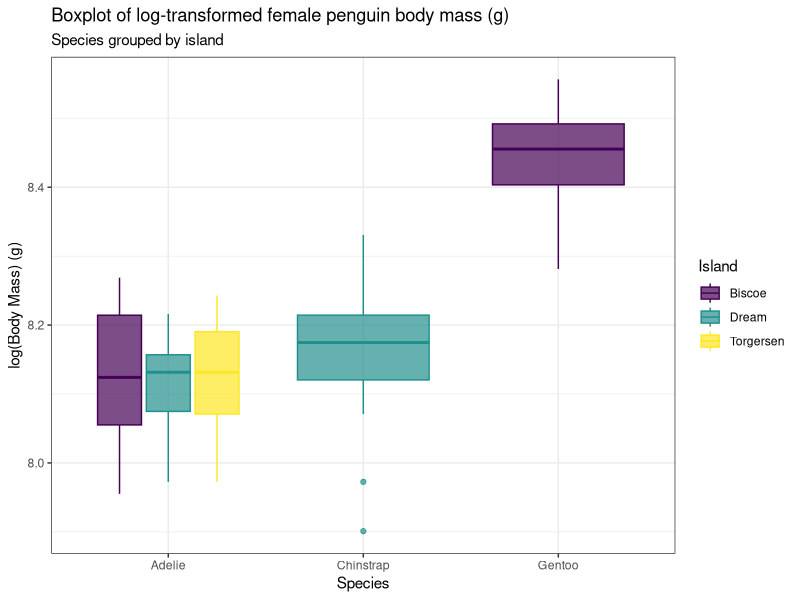

Write the R code that produced this figure. (Note: this script raises an error after producing the figure.)
### Week 4: Data wrangling Homework
### Created by Danielle Barnas
### Created on 2021-02-15
######################################

### Assignment
# Calculate the mean and variance of body mass by species, island, and sex without NAs.
# Filter out male (exclude) penguins, then calculate the log body mass, 
# then select only the columns for species, island, sex, and log body mass, 
# then use these data to make any plot.
# Use clear and clean labels and save the plot

### Load libraries
library(tidyverse)
library(palmerpenguins)
library(here)

glimpse(penguins)

### Data Analysis
penguin_summary<-penguins %>% # name new dataframe
  drop_na(c(species,island,sex)) %>% # drop NAs from three columns
  group_by(species,island,sex) %>%
  summarise(mean_BM = mean(body_mass_g),
            variance_BM = var(body_mass_g))

penguin_plot<-penguins %>%
  filter(sex != "male") %>%
  mutate(log_body_mass = log(body_mass_g)) %>%
  select(species,island,sex,log_body_mass)

  ggplot(data = penguin_plot,
         aes(y = log_body_mass,
             x = species,
             color = island,
             fill = island)) +
    geom_boxplot(alpha = 0.7) + 
    theme_bw() + # change plot theme to black-white
    labs(title = "Boxplot of log-transformed female penguin body mass (g)",
         subtitle = "Species grouped by island",
         color = "Island", # rename legend
         fill = "Island", 
         x = "Species", # label x axis
         y = "log(Body Mass) (g)") + # label y axis
    scale_color_viridis_d() +  # color blind friendly color palette
    scale_fill_viridis_d() +
    ggsave(here("Week4","Output","dplyr_penguin_hw.png"), width = 10, height = 13)
  
  




